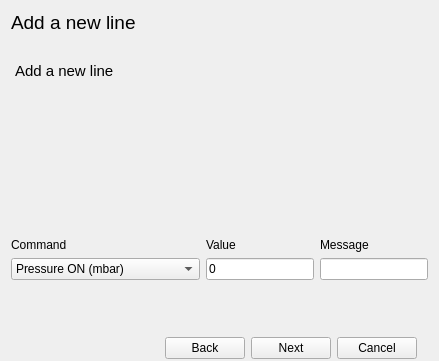
         <widget class="QWidget" name="page_5">
          <layout class="QGridLayout" name="gridLayout_13">
           <property name="bottomMargin">
            <number>0</number>
           </property>
           <item row="5" column="0" colspan="3">
            <widget class="QGroupBox" name="groupBox_8">
             <property name="maximumSize">
              <size>
               <width>16777215</width>
               <height>45</height>
              </size>
             </property>
             <property name="styleSheet">
              <string notr="true">QGroupBox {
    border: 2px solid transparent;
}</string>
             </property>
             <property name="title">
              <string/>
             </property>
             <layout class="QGridLayout" name="gridLayout_16">
              <property name="bottomMargin">
               <number>0</number>
              </property>
              <item row="0" column="2">
               <widget class="QPushButton" name="pushButton_next5">
                <property name="text">
                 <string>Next</string>
                </property>
               </widget>
              </item>
              <item row="0" column="3">
               <widget class="QPushButton" name="pushButton_cancel5">
                <property name="text">
                 <string>Cancel</string>
                </property>
               </widget>
              </item>
              <item row="0" column="1">
               <widget class="QPushButton" name="pushButton_back5">
                <property name="text">
                 <string>Back</string>
                </property>
               </widget>
              </item>
              <item row="0" column="0">
               <spacer name="horizontalSpacer_9">
                <property name="orientation">
                 <enum>Qt::Horizontal</enum>
                </property>
                <property name="sizeHint" stdset="0">
                 <size>
                  <width>40</width>
                  <height>20</height>
                 </size>
                </property>
               </spacer>
              </item>
             </layout>
            </widget>
           </item>
           <item row="4" column="0">
            <spacer name="verticalSpacer_5">
             <property name="orientation">
              <enum>Qt::Vertical</enum>
             </property>
             <property name="sizeHint" stdset="0">
              <size>
               <width>20</width>
               <height>40</height>
              </size>
             </property>
            </spacer>
           </item>
           <item row="0" column="0">
            <widget class="QLabel" name="label_20">
             <property name="font">
              <font>
               <pointsize>14</pointsize>
              </font>
             </property>
             <property name="text">
              <string>Add a new line</string>
             </property>
            </widget>
           </item>
           <item row="2" column="2">
            <widget class="QLabel" name="label_15">
             <property name="text">
              <string>Message</string>
             </property>
            </widget>
           </item>
           <item row="3" column="1">
            <widget class="QLineEdit" name="lineEdit_2">
             <property name="text">
              <string>0</string>
             </property>
            </widget>
           </item>
           <item row="1" column="0" colspan="3">
            <widget class="QPlainTextEdit" name="plainTextEdit_6">
             <property name="font">
              <font>
               <pointsize>11</pointsize>
              </font>
             </property>
             <property name="styleSheet">
              <string notr="true">QPlainTextEdit {
    background-color: transparent;
    /*background-image: url(draft.png);*/
    background-attachment: scroll;
}</string>
             </property>
             <property name="frameShape">
              <enum>QFrame::NoFrame</enum>
             </property>
             <property name="plainText">
              <string>
Add a new line
</string>
             </property>
            </widget>
           </item>
           <item row="3" column="0">
            <widget class="QComboBox" name="comboBox">
             <item>
              <property name="text">
               <string>Pressure ON (mbar)</string>
              </property>
             </item>
             <item>
              <property name="text">
               <string>Pressure OFF (mbar)</string>
              </property>
             </item>
             <item>
              <property name="text">
               <string>Vacuum Switch (mbar)</string>
              </property>
             </item>
             <item>
              <property name="text">
               <string>Vacuum Recirculation (mbar)</string>
              </property>
             </item>
             <item>
              <property name="text">
               <string>Solution 1 (open/close)</string>
              </property>
             </item>
             <item>
              <property name="text">
               <string>Solution 2 (open/close)</string>
              </property>
             </item>
             <item>
              <property name="text">
               <string>Solution 3 (open/close)</string>
              </property>
             </item>
             <item>
              <property name="text">
               <string>Solution 4 (open/close)</string>
              </property>
             </item>
             <item>
              <property name="text">
               <string>Wait (sec)</string>
              </property>
             </item>
             <item>
              <property name="text">
               <string>Ask</string>
              </property>
             </item>
             <item>
              <property name="text">
               <string>All off</string>
              </property>
             </item>
             <item>
              <property name="text">
               <string>Pump off</string>
              </property>
             </item>
             <item>
              <property name="text">
               <string>Valve state</string>
              </property>
             </item>
             <item>
              <property name="text">
               <string>Wait sync</string>
              </property>
             </item>
             <item>
              <property name="text">
               <string>Sync out</string>
              </property>
             </item>
            </widget>
           </item>
           <item row="2" column="0">
            <widget class="QLabel" name="label_13">
             <property name="text">
              <string>Command</string>
             </property>
            </widget>
           </item>
           <item row="2" column="1">
            <widget class="QLabel" name="label_14">
             <property name="text">
              <string>Value</string>
             </property>
            </widget>
           </item>
           <item row="3" column="2">
            <widget class="QLineEdit" name="lineEdit">
             <property name="text">
              <string/>
             </property>
            </widget>
           </item>
          </layout>
         </widget>
